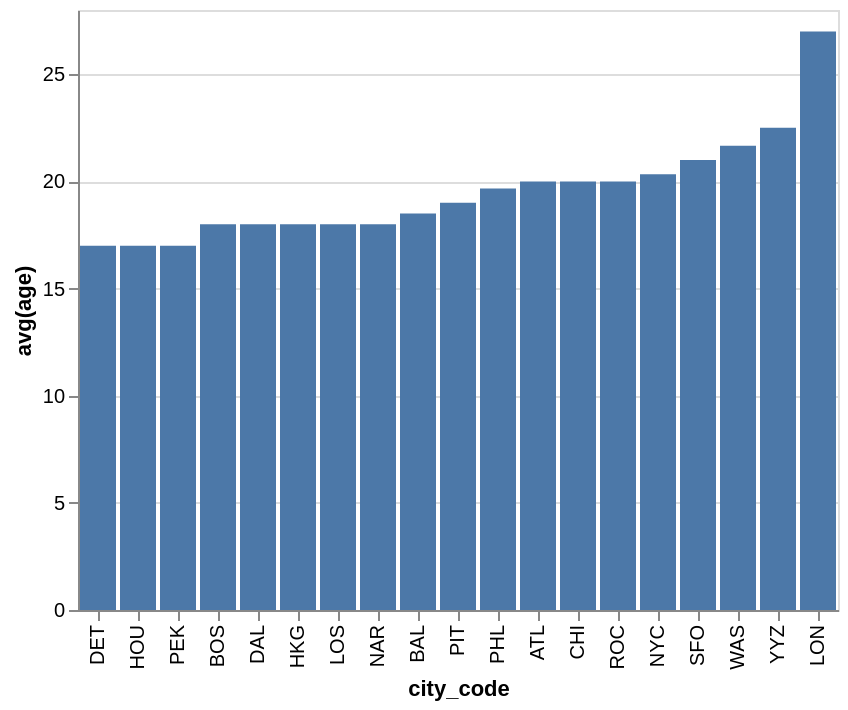

Specify this chart in Vega-Lite:
### Vega-Lite specification from a JSON file in a GitHub repository (floating-point values rounded to 4 significant figures)
{"data": {"values": [{"x_data": "ATL", "y_data": 20}, {"x_data": "BAL", "y_data": 18.5}, {"x_data": "BOS", "y_data": 18}, {"x_data": "CHI", "y_data": 20}, {"x_data": "DAL", "y_data": 18}, {"x_data": "DET", "y_data": 17}, {"x_data": "HKG", "y_data": 18}, {"x_data": "HOU", "y_data": 17}, {"x_data": "LON", "y_data": 27}, {"x_data": "LOS", "y_data": 18}, {"x_data": "NAR", "y_data": 18}, {"x_data": "NYC", "y_data": 20.33}, {"x_data": "PEK", "y_data": 17}, {"x_data": "PHL", "y_data": 19.67}, {"x_data": "PIT", "y_data": 19}, {"x_data": "ROC", "y_data": 20}, {"x_data": "SFO", "y_data": 21}, {"x_data": "WAS", "y_data": 21.67}, {"x_data": "YYZ", "y_data": 22.5}]}, "mark": "bar", "encoding": {"x": {"field": "x_data", "type": "nominal", "title": "city_code", "sort": {"op": "sum", "field": "y_data", "order": "ascending"}}, "y": {"field": "y_data", "type": "quantitative", "title": "avg(age)"}}}
